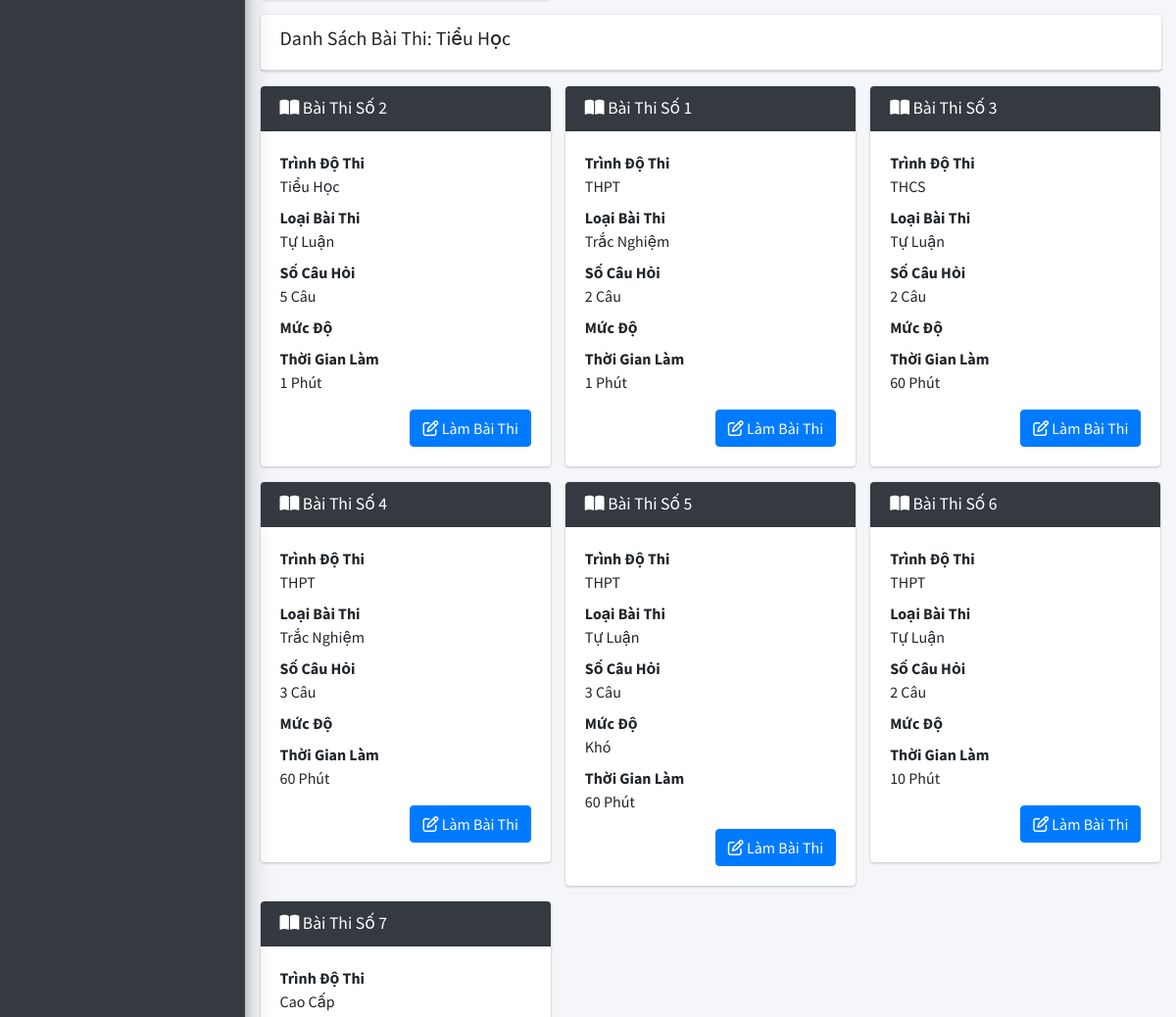
Before: /?lop=5 (middle part) with the older database file.
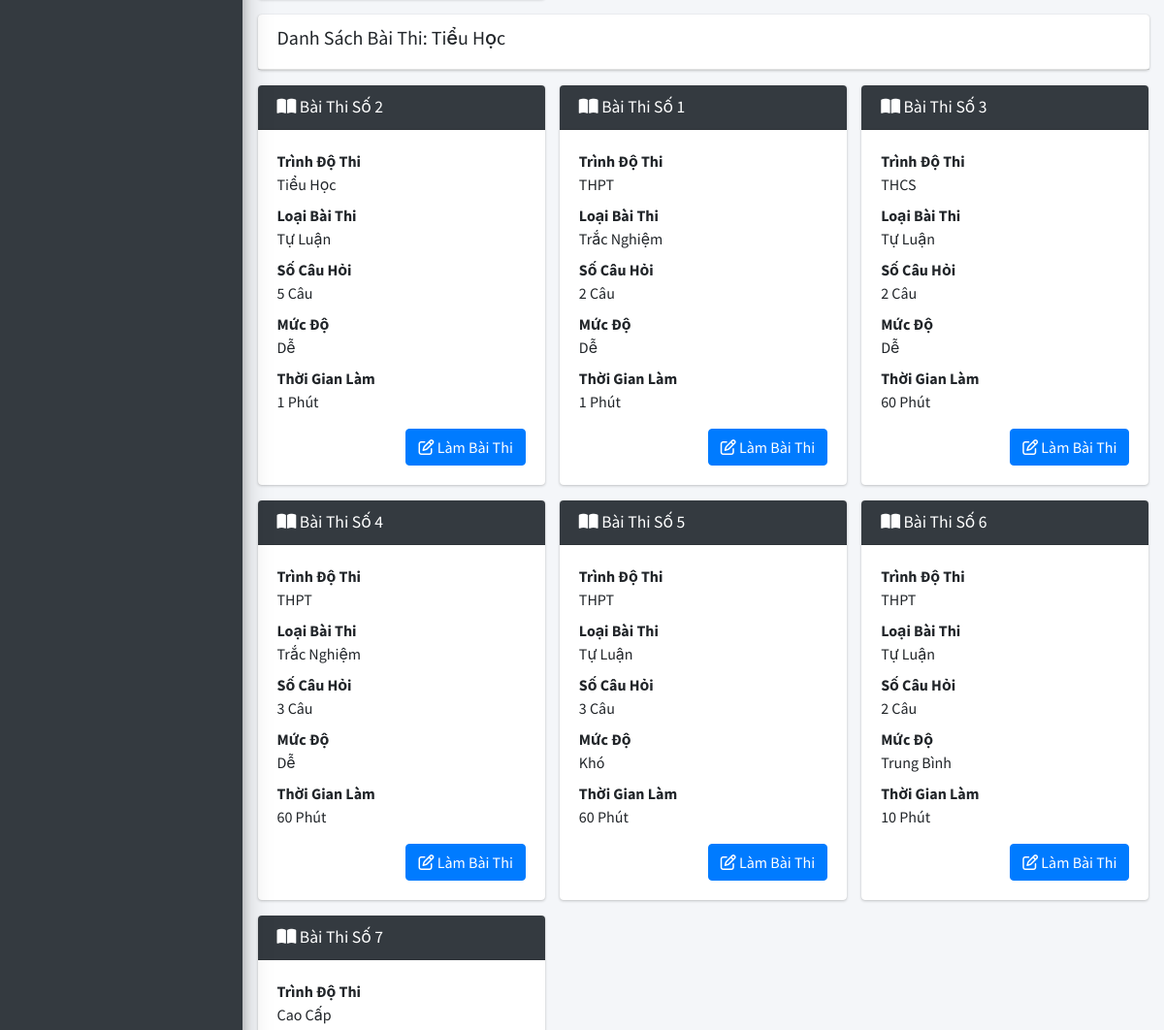
After: the same page with the newer database file.
### tables this page shows
CREATE TABLE `baithi` (
  `MaBaiThi` int(11) NOT NULL,
  `MaTrinhDo` int(11) NOT NULL,
  `LoaiBaiThi` int(11) NOT NULL DEFAULT 1,
  `MucDo` int(11) NOT NULL DEFAULT 1,
  `SoCauHoi` int(11) NOT NULL DEFAULT 1,
  `ThoiGianLam` int(11) NOT NULL,
  `TrangThai` int(11) NOT NULL DEFAULT 1
);

CREATE TABLE `trinhdo` (
  `MaTrinhDo` int(11) NOT NULL,
  `TenTrinhDo` varchar(255) NOT NULL,
  `DuongDan` text NOT NULL,
  `TrangThai` int(11) NOT NULL DEFAULT 1
);

### application/controllers/TrangChu.php (called while the page is built, shortened)
<?php if ( ! defined('BASEPATH')) exit('No direct script access allowed');
class TrangChu extends CI_Controller {
	public function __construct()
	{
		$this->load->model('Student/Model_BaiHoc');
		$this->load->model('Student/Model_BaiThi');
		$this->load->model('Student/Model_KetQua');
		$this->load->model('Admin/Model_TrinhDo');
	}
	public function index()
	{
		$data['title'] = "Trang chủ hệ thống học tập!";
		if (isset($_GET['lop']) && ($_GET['lop'] != "")) {
			$data['baihoc'] = $this->Model_BaiHoc->getAllHomeSearch($_GET['lop']);
			$data['baithi'] = $this->Model_BaiThi->getAllHomeSearch($_GET['lop']);
			$data['tentrinhdo'] = $this->Model_TrinhDo->getById($_GET['lop'])[0]['TenTrinhDo'];
			return $this->load->view('Student/View_TrangChuTimKiem', $data);
		}
		$data['baihoc'] = $this->Model_BaiHoc->getAllHome();
		$data['baithi'] = $this->Model_BaiThi->getAllHome();
		$data['result'] = $this->Model_KetQua->getRecentHome();
		return $this->load->view('Student/View_TrangChu', $data);
	}
}

### index.php (called while the page is built, shortened)
<?php
require_once BASEPATH.'core/CodeIgniter.php';

### application/models/Student/Model_BaiThi.php (called while the page is built, shortened)
<?php if ( ! defined('BASEPATH')) exit('No direct script access allowed');
class Model_BaiThi extends CI_Model {
	public function getAllHomeSearch($matrinhdo){
		$sql = "SELECT baithi.*, trinhdo.TenTrinhDo, trinhdo.DuongDan FROM baithi, trinhdo WHERE baithi.TrangThai = 1 AND trinhdo.MaTrinhDo = baithi.MaTrinhDo ORDER BY baithi.Mabaithi AND baithi.MaTrinhDo = ? DESC";
		$result = $this->db->query($sql, array($matrinhdo));
		return $result->result_array();
	}
}

### application/views/Student/View_TrangChuTimKiem.php (the view, shortened to what this page needs)
<?php require(APPPATH.'views/Student/layouts/header.php'); ?>
<div class="content-wrapper" style="min-height: 1203.31px;">
    <section class="content">
      <div class="container-fluid">
        <div class="row">
          <div class="col-12">
            <div class="row">
            	<?php foreach ($baihoc as $key => $value): ?>
            		<div class="col-md-4">
			          </div>
            	<?php endforeach ?>
			</div>
          </div>
          <div class="col-12">
            <div class="card">
            	<div class="card-header">
            		<h5>Danh Sách Bài Thi: <?php echo $tentrinhdo ?></h5>
            	</div>
            </div>
            <div class="row">
            	<?php foreach ($baithi as $key => $value): ?>
            		<div class="col-md-4">
			            <div class="card">
			              <div class="card-header bg-dark">
			                <h4 class="card-title" style="color: white; text-transform: capitalize;">
			                  <i class="fas fa-book-open"></i>
			                   Bài thi số <?php echo $value['MaBaiThi'] ?>
			                </h4>
			              </div>
			              <div class="card-body">
			                <dl>
			                	<dt>Trình Độ Thi</dt>
			                  <dd><?php echo $value['TenTrinhDo'] ?></dd>
			                  <dt>Loại Bài Thi</dt>
			                  <dd><?php echo $value['LoaiBaiThi'] == 1 ? "Trắc Nghiệm" : "Tự Luận"; ?></dd>
			                  <dt>Số Câu Hỏi</dt>
			                  <dd><?php echo $value['SoCauHoi'] ?> Câu</dd>
			                  <dt>Mức Độ</dt>
			                  <dd>
			                  	<?php if($value['MucDo'] == 1){ ?>
		                            Dễ
		                        <?php }else if($value['MucDo'] == 2){ ?>
		                            Trung Bình
		                        <?php }else if($value['MucDo'] == 3){ ?>
		                            Khó
		                        <?php } ?>
			                  </dd>
			                  <dt>Thời Gian Làm</dt>
			                  <dd>
			                  	<?php echo $value['ThoiGianLam'] ?> Phút
			                  </dd>
			                </dl>
			                <div class="text-right">
			              		<a href="<?php echo base_url('lam-bai-thi/'.$value['MaBaiThi'].'/'); ?>" class="btn btn-primary"><i class="fa-regular fa-pen-to-square"></i> Làm Bài Thi</a>
			                </div>
			              </div>
			            </div>
			          </div>
            	<?php endforeach ?>
						</div>
          </div>
        </div>
      </div>
    </section>
  </div>
<?php require(APPPATH.'views/Student/layouts/footer.php'); ?>

Changed rows visible on the page:
changed baithi "Tiểu Học": now shows "Dễ"
changed baithi id 1: now shows "Dễ"
changed baithi "THCS": now shows "Dễ"
changed baithi id 4: now shows "Dễ"
changed baithi id 6: now shows "Trung Bình"
